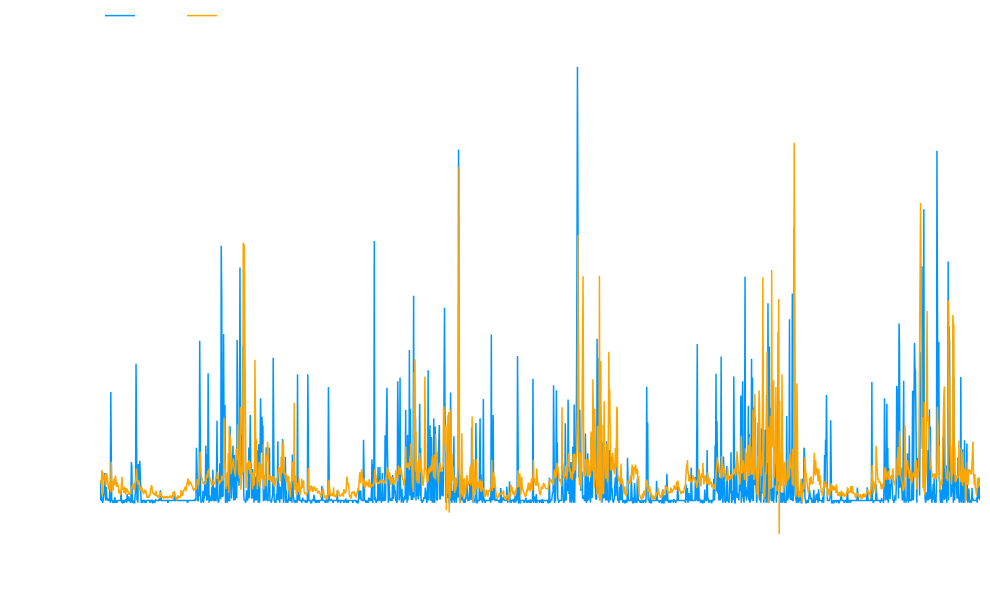

The notebook cell this image was saved under:
### Code cell
# PREDICTION
train_predictions = model.predict(X_train)
test_predictions = model.predict(X_test)
# SCALING FOR PREDICTION
train_predictions = scaler.inverse_transform(np.concatenate((train_predictions, X_train[:, -1, 1:]), axis=1))[:, 0]
test_predictions = scaler.inverse_transform(np.concatenate((test_predictions, X_test[:, -1, 1:]), axis=1))[:, 0]

# SCALING FOR ACTUAL
y_train_inv = scaler.inverse_transform(np.concatenate((y_train.reshape(-1, 1), X_train[:, -1, 1:]), axis=1))[:, 0]
y_test_inv = scaler.inverse_transform(np.concatenate((y_test.reshape(-1, 1), X_test[:, -1, 1:]), axis=1))[:, 0]

config = {'displaylogo': False, 'displayModeBar': True}
actual_trace = go.Scatter(
    x=list(range(len(y_test_inv))),
    y=y_test_inv,
    mode='lines',
    line=dict(width=1.5, color='#0096FF'),
    name='Actual',
    hovertemplate='%{y:.2f}',
)

predicted_trace = go.Scatter(
    x=list(range(len(test_predictions))),
    y=test_predictions,
    mode='lines',
    line=dict(width=1.5, color='orange'),
    name='Forecasted',
    hovertemplate='%{y:.2f}',
)

fig = go.Figure()
fig.add_trace(actual_trace)
fig.add_trace(predicted_trace)

fig.update_layout(
        title=dict(
        text='Test Set: Actual vs Predicted',
        x=0.55,
        xanchor='center'
    ),
     xaxis=dict(
        title='Test Set',
        titlefont=dict(size=14, color='white'),
        tickformat='%b %d, %Y',
        tickangle=0,
        tickfont=dict(size=12, color='white')
    ),
    yaxis=dict(
        title='Rainfall (mm)',
        titlefont=dict(size=15, color='white'),
        tickfont=dict(size=12, color='white')
    ),
    margin=dict(t=0, l=100, b=10, r=10),
    plot_bgcolor='rgba(0,0,0,0)',
    paper_bgcolor='rgba(0,0,0,0)',
    font=dict(
        family='Arial',
        size=14,
        color='white'
    ),
    legend=dict(
        orientation='h',
        yanchor='top',
        y=1.08,
        xanchor='left',
        x=0
    ),
    hovermode='x unified',
    hoverlabel=dict(
        bgcolor='rgba(0, 0, 0, 0.7)',  
        font=dict(size=15, family='Helvetica', color='white')
    ),
    width = 990,
    height = 600,
    modebar_remove=['zoom', 'lasso','select2d','lasso2d','resetScale2d']
)

fig.update_xaxes(showgrid=True, gridwidth=0.5, gridcolor='rgba(255, 255, 255, 0.3)', showspikes = True, spikecolor="white", spikethickness = 0.7, spikedash='solid', )
fig.update_yaxes(showgrid=True, gridwidth=0.5, gridcolor='rgba(255, 255, 255, 0.3)')

html_str = pio.to_html(fig, config=config)
with open('rainfall_test_set.html', 'w', encoding='utf-8') as f:
    f.write(html_str)

# Display the plot (if running in an interactive environment)
fig.show()

### Figure 1 — Plotly figure (JSON) as saved in the notebook; plotly's stock layout.template omitted (floating-point values rounded to 4 significant figures; data arrays with more than 128 entries replaced by an {"elided": "..."} marker saying what was removed)
{"data": [{"hovertemplate": "%{y:.2f}", "line": {"color": "#0096FF", "width": 1.5}, "mode": "lines", "name": "Actual", "type": "scatter", "x": {"elided": "1881 int values"}, "y": {"elided": "1881 float values"}}, {"hovertemplate": "%{y:.2f}", "line": {"color": "orange", "width": 1.5}, "mode": "lines", "name": "Forecasted", "type": "scatter", "x": {"elided": "1881 int values"}, "y": {"elided": "1881 float values"}}], "layout": {"font": {"color": "white", "family": "Arial", "size": 14}, "height": 600, "hoverlabel": {"bgcolor": "rgba(0, 0, 0, 0.7)", "font": {"color": "white", "family": "Helvetica", "size": 15}}, "hovermode": "x unified", "legend": {"orientation": "h", "x": 0, "xanchor": "left", "y": 1.08, "yanchor": "top"}, "margin": {"b": 10, "l": 100, "r": 10, "t": 0}, "modebar": {"remove": ["zoom", "lasso", "select2d", "lasso2d", "resetScale2d"]}, "paper_bgcolor": "rgba(0, 0, 0, 0)", "plot_bgcolor": "rgba(0, 0, 0, 0)", "title": {"text": "Test Set: Actual vs Predicted", "x": 0.55, "xanchor": "center"}, "width": 990, "xaxis": {"autorange": true, "gridcolor": "rgba(255, 255, 255, 0.3)", "gridwidth": 0.5, "range": [0, 1880], "showgrid": true, "showspikes": true, "spikecolor": "white", "spikedash": "solid", "spikethickness": 0.7, "tickangle": 0, "tickfont": {"color": "white", "size": 12}, "tickformat": "%b %d, %Y", "title": {"font": {"color": "white", "size": 14}, "text": "Test Set"}, "type": "linear"}, "yaxis": {"autorange": true, "gridcolor": "rgba(255, 255, 255, 0.3)", "gridwidth": 0.5, "range": [-25.97, 200.3], "showgrid": true, "tickfont": {"color": "white", "size": 12}, "title": {"font": {"color": "white", "size": 15}, "text": "Rainfall (mm)"}, "type": "linear"}}}
